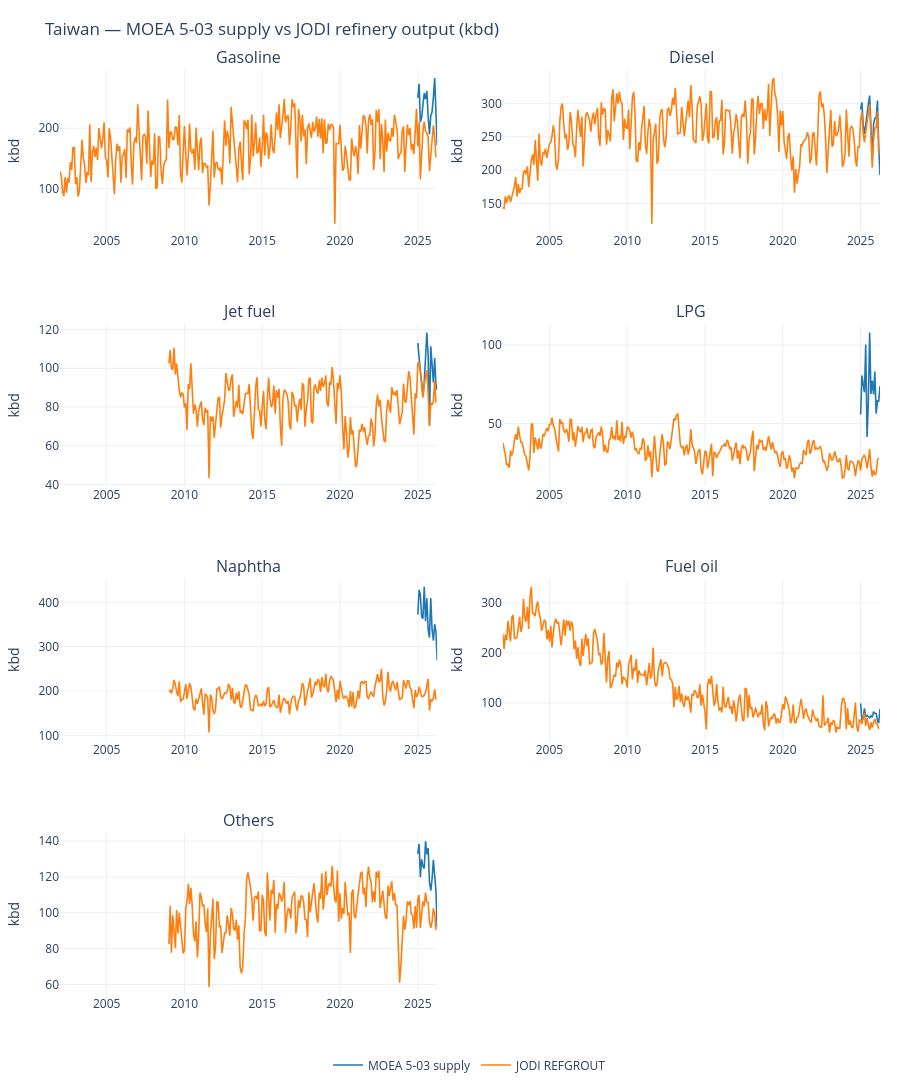
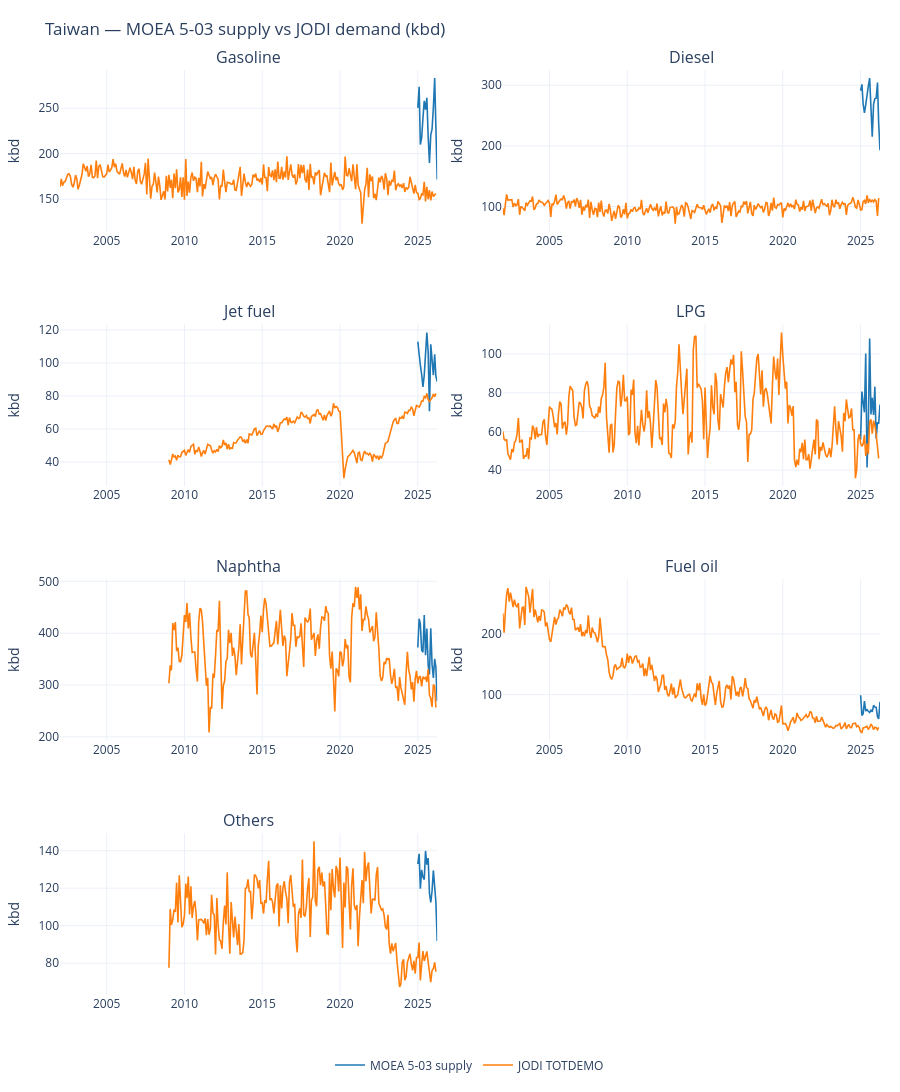
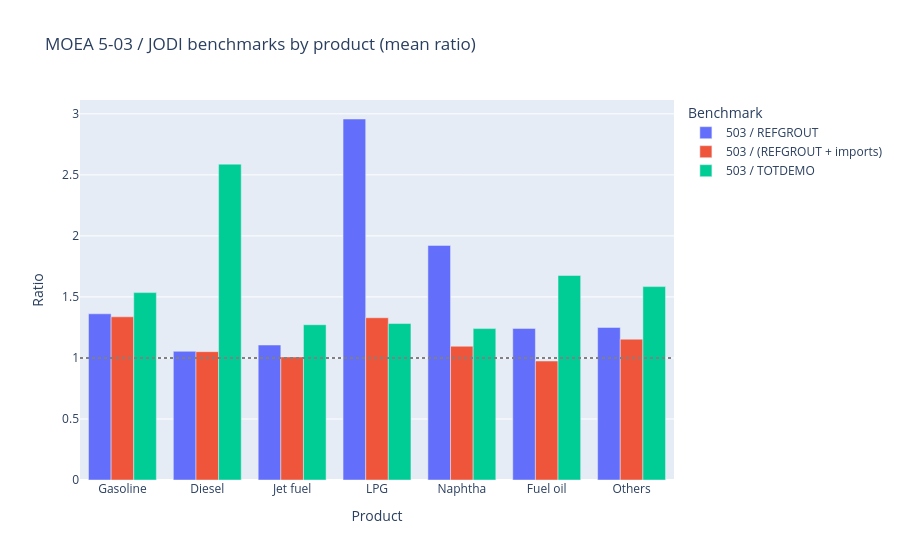

The code cell stored with these charts, in order, in its notebook:
### Markdown cell above
## 1c. MOEA 5-03 supply vs JODI (supply & demand, kbd)

Compare MOEA Table **5-03** product supply to JODI on the same seven product buckets as section 7:

- **REFGROUT** — refinery output (supply-side)
- **REFGROUT + TOTIMPSB** — refinery output plus imports
- **TOTDEMO** — product demand (same flow as section 7)

Supply should sit above demand for most products; ratios near 1.0 on the demand benchmark highlight where 5-03 is closer to a demand concept than to refinery output alone (e.g. jet).

### Code cell
JODI_PARQUET = PROJECT_ROOT / "data" / "processed" / "jodi" / "jodi_secondary.parquet"
PATH_503 = PROJECT_ROOT / "data" / "raw" / "taiwan" / "m_5-03石油產品供給與轉變(11504)_v113.xlsx"

if not PATH_503.exists():
    print(f"[skip] 5-03 workbook not found at {PATH_503}")
elif not JODI_PARQUET.exists():
    print(f"[skip] JODI parquet not found at {JODI_PARQUET}")
    print("       Run: python scripts/update_jodi.py")
else:
    def _supply_to_kbd(partial: pd.DataFrame) -> pd.DataFrame:
        d = partial.copy()
        d["product_kind"] = d["product_native"].map(UNITS_KIND)
        d["value_kbd"] = convert_series(
            d["value"], MOEA_UNIT_NATIVE, "kbd",
            product_kind=d["product_kind"], date=d["date"],
        )
        return d

    x503 = _supply_to_kbd(parse_moea_supply_workbook(PATH_503))
    x503 = x503[~x503["is_provisional"]]

    supply_panels = []
    for key, spec in JODI_COMPARE_SERIES.items():
        sl = x503[x503["product_native"].isin(spec.natives)]
        if sl.empty:
            continue
        sl = (
            sl.groupby("date", as_index=False)["value_kbd"]
            .sum()
            .assign(panel=spec.panel)
        )
        supply_panels.append(sl)
    supply_panel = pd.concat(supply_panels, ignore_index=True)

    jodi = pd.read_parquet(JODI_PARQUET)
    jodi["date"] = pd.to_datetime(jodi["date"])
    jodi_codes = {spec.jodi_energy_product for spec in JODI_COMPARE_SERIES.values()}
    jodi_lookup = {spec.jodi_energy_product: spec.panel for spec in JODI_COMPARE_SERIES.values()}

    def _jodi_flow_panel(flow: str) -> pd.DataFrame:
        sub = jodi[
            (jodi["ref_area"] == "TW")
            & (jodi["flow_breakdown"] == flow)
            & (jodi["unit_measure"] == "KBD")
            & (jodi["energy_product"].isin(jodi_codes))
        ].copy()
        sub["panel"] = sub["energy_product"].map(jodi_lookup)
        sub["value_kbd"] = sub["obs_value"]
        return sub

    jodi_ref = _jodi_flow_panel("REFGROUT")
    jodi_imp = _jodi_flow_panel("TOTIMPSB")
    jodi_demo = _jodi_flow_panel("TOTDEMO")

    panels = [p for p in JODI_COMPARE_PANEL_ORDER if p in set(supply_panel["panel"])]

    fig_supply = cross_source_comparison_chart(
        df_a=supply_panel,
        df_b=jodi_ref,
        products=panels,
        product_col_a="panel",
        product_col_b="panel",
        value_col_a="value_kbd",
        value_col_b="value_kbd",
        label_a="MOEA 5-03 supply",
        label_b="JODI REFGROUT",
        title="Taiwan — MOEA 5-03 supply vs JODI refinery output (kbd)",
        units_label="kbd",
    )
    fig_supply.show()

    fig_demand = cross_source_comparison_chart(
        df_a=supply_panel,
        df_b=jodi_demo,
        products=panels,
        product_col_a="panel",
        product_col_b="panel",
        value_col_a="value_kbd",
        value_col_b="value_kbd",
        label_a="MOEA 5-03 supply",
        label_b="JODI TOTDEMO",
        title="Taiwan — MOEA 5-03 supply vs JODI demand (kbd)",
        units_label="kbd",
    )
    fig_demand.show()

    keys = ["date", "panel"]
    cmp = (
        supply_panel.rename(columns={"value_kbd": "moea_503"})
        .merge(jodi_ref[keys + ["value_kbd"]].rename(columns={"value_kbd": "jodi_refgrout"}), on=keys, how="inner")
        .merge(jodi_imp[keys + ["value_kbd"]].rename(columns={"value_kbd": "jodi_imports"}), on=keys, how="left")
        .merge(jodi_demo[keys + ["value_kbd"]].rename(columns={"value_kbd": "jodi_totdemo"}), on=keys, how="left")
    )
    cmp["jodi_ref_plus_imp"] = cmp["jodi_refgrout"] + cmp["jodi_imports"].fillna(0)

    summary = (
        cmp.groupby("panel", as_index=False)
        .agg(
            moea_503_mean=("moea_503", "mean"),
            jodi_refgrout_mean=("jodi_refgrout", "mean"),
            jodi_ref_plus_imp_mean=("jodi_ref_plus_imp", "mean"),
            jodi_totdemo_mean=("jodi_totdemo", "mean"),
        )
    )
    summary["503_over_refgrout"] = summary["moea_503_mean"] / summary["jodi_refgrout_mean"]
    summary["503_over_ref_imp"] = summary["moea_503_mean"] / summary["jodi_ref_plus_imp_mean"]
    summary["503_over_totdemo"] = summary["moea_503_mean"] / summary["jodi_totdemo_mean"]
    _panel_order = {p: i for i, p in enumerate(JODI_COMPARE_PANEL_ORDER)}
    summary = summary.sort_values("panel", key=lambda s: s.map(_panel_order))

    print("Mean kbd over overlapping months — MOEA 5-03 vs JODI supply- and demand-side flows:")
    display(summary.round(2))

    ratio_long = summary.melt(
        id_vars="panel",
        value_vars=["503_over_refgrout", "503_over_ref_imp", "503_over_totdemo"],
        var_name="benchmark",
        value_name="ratio",
    ).assign(
        benchmark=lambda d: d["benchmark"].map({
            "503_over_refgrout": "503 / REFGROUT",
            "503_over_ref_imp": "503 / (REFGROUT + imports)",
            "503_over_totdemo": "503 / TOTDEMO",
        })
    )
    fig_ratio = px.bar(
        ratio_long,
        x="panel",
        y="ratio",
        color="benchmark",
        barmode="group",
        category_orders={"panel": panels},
        title="MOEA 5-03 / JODI benchmarks by product (mean ratio)",
        labels={"ratio": "Ratio", "panel": "Product", "benchmark": "Benchmark"},
    )
    fig_ratio.add_hline(y=1.0, line_dash="dot", line_color="gray")
    fig_ratio.show()

### Figure 1 — Plotly figure (JSON) as saved in the notebook; plotly's stock layout.template omitted (floating-point values rounded to 4 significant figures; data arrays with more than 128 entries replaced by an {"elided": "..."} marker saying what was removed)
{"data": [{"hovertemplate": "<b>Gasoline — MOEA 5-03 supply</b><br>%{x|%Y-%m}: %{y:,.1f} kbd<extra></extra>", "legendgroup": "MOEA 5-03 supply", "line": {"color": "#1f77b4", "width": 1.6}, "mode": "lines", "name": "MOEA 5-03 supply", "showlegend": true, "type": "scatter", "x": ["2025-01-01T00:00:00.000000000", "2025-02-01T00:00:00.000000000", "2025-03-01T00:00:00.000000000", "2025-04-01T00:00:00.000000000", "2025-05-01T00:00:00.000000000", "2025-06-01T00:00:00.000000000", "2025-07-01T00:00:00.000000000", "2025-08-01T00:00:00.000000000", "2025-09-01T00:00:00.000000000", "2025-10-01T00:00:00.000000000", "2025-11-01T00:00:00.000000000", "2025-12-01T00:00:00.000000000", "2026-01-01T00:00:00.000000000", "2026-02-01T00:00:00.000000000", "2026-03-01T00:00:00.000000000", "2026-04-01T00:00:00.000000000"], "xaxis": "x", "y": [250.4, 273.6, 210.1, 217.4, 238.6, 258.1, 248.3, 261.4, 218.9, 190.0, 220.7, 226.9, 250.7, 283.1, 229.0, 171.7], "yaxis": "y"}, {"hovertemplate": "<b>Gasoline — JODI REFGROUT</b><br>%{x|%Y-%m}: %{y:,.1f} kbd<extra></extra>", "legendgroup": "JODI REFGROUT", "line": {"color": "#ff7f0e", "width": 1.6}, "mode": "lines", "name": "JODI REFGROUT", "showlegend": true, "type": "scatter", "x": {"elided": "291 str values"}, "xaxis": "x", "y": {"elided": "291 float values"}, "yaxis": "y"}, {"hovertemplate": "<b>Diesel — MOEA 5-03 supply</b><br>%{x|%Y-%m}: %{y:,.1f} kbd<extra></extra>", "legendgroup": "MOEA 5-03 supply", "line": {"color": "#1f77b4", "width": 1.6}, "mode": "lines", "name": "MOEA 5-03 supply", "showlegend": false, "type": "scatter", "x": ["2025-01-01T00:00:00.000000000", "2025-02-01T00:00:00.000000000", "2025-03-01T00:00:00.000000000", "2025-04-01T00:00:00.000000000", "2025-05-01T00:00:00.000000000", "2025-06-01T00:00:00.000000000", "2025-07-01T00:00:00.000000000", "2025-08-01T00:00:00.000000000", "2025-09-01T00:00:00.000000000", "2025-10-01T00:00:00.000000000", "2025-11-01T00:00:00.000000000", "2025-12-01T00:00:00.000000000", "2026-01-01T00:00:00.000000000", "2026-02-01T00:00:00.000000000", "2026-03-01T00:00:00.000000000", "2026-04-01T00:00:00.000000000"], "xaxis": "x2", "y": [291.1, 301.3, 269.0, 254.3, 268.2, 288.5, 298.6, 311.7, 261.6, 215.2, 268.8, 277.5, 278.5, 304.2, 237.1, 192.6], "yaxis": "y2"}, {"hovertemplate": "<b>Diesel — JODI REFGROUT</b><br>%{x|%Y-%m}: %{y:,.1f} kbd<extra></extra>", "legendgroup": "JODI REFGROUT", "line": {"color": "#ff7f0e", "width": 1.6}, "mode": "lines", "name": "JODI REFGROUT", "showlegend": false, "type": "scatter", "x": {"elided": "291 str values"}, "xaxis": "x2", "y": {"elided": "291 float values"}, "yaxis": "y2"}, {"hovertemplate": "<b>Jet fuel — MOEA 5-03 supply</b><br>%{x|%Y-%m}: %{y:,.1f} kbd<extra></extra>", "legendgroup": "MOEA 5-03 supply", "line": {"color": "#1f77b4", "width": 1.6}, "mode": "lines", "name": "MOEA 5-03 supply", "showlegend": false, "type": "scatter", "x": ["2025-01-01T00:00:00.000000000", "2025-02-01T00:00:00.000000000", "2025-03-01T00:00:00.000000000", "2025-04-01T00:00:00.000000000", "2025-05-01T00:00:00.000000000", "2025-06-01T00:00:00.000000000", "2025-07-01T00:00:00.000000000", "2025-08-01T00:00:00.000000000", "2025-09-01T00:00:00.000000000", "2025-10-01T00:00:00.000000000", "2025-11-01T00:00:00.000000000", "2025-12-01T00:00:00.000000000", "2026-01-01T00:00:00.000000000", "2026-02-01T00:00:00.000000000", "2026-03-01T00:00:00.000000000", "2026-04-01T00:00:00.000000000"], "xaxis": "x3", "y": [113.0, 103.5, 98.81, 93.03, 85.44, 92.67, 103.6, 118.5, 106.6, 70.82, 111.4, 99.98, 92.63, 105.3, 91.99, 88.78], "yaxis": "y3"}, {"hovertemplate": "<b>Jet fuel — JODI REFGROUT</b><br>%{x|%Y-%m}: %{y:,.1f} kbd<extra></extra>", "legendgroup": "JODI REFGROUT", "line": {"color": "#ff7f0e", "width": 1.6}, "mode": "lines", "name": "JODI REFGROUT", "showlegend": false, "type": "scatter", "x": {"elided": "291 str values"}, "xaxis": "x3", "y": {"elided": "291 float values"}, "yaxis": "y3"}, {"hovertemplate": "<b>LPG — MOEA 5-03 supply</b><br>%{x|%Y-%m}: %{y:,.1f} kbd<extra></extra>", "legendgroup": "MOEA 5-03 supply", "line": {"color": "#1f77b4", "width": 1.6}, "mode": "lines", "name": "MOEA 5-03 supply", "showlegend": false, "type": "scatter", "x": ["2025-01-01T00:00:00.000000000", "2025-02-01T00:00:00.000000000", "2025-03-01T00:00:00.000000000", "2025-04-01T00:00:00.000000000", "2025-05-01T00:00:00.000000000", "2025-06-01T00:00:00.000000000", "2025-07-01T00:00:00.000000000", "2025-08-01T00:00:00.000000000", "2025-09-01T00:00:00.000000000", "2025-10-01T00:00:00.000000000", "2025-11-01T00:00:00.000000000", "2025-12-01T00:00:00.000000000", "2026-01-01T00:00:00.000000000", "2026-02-01T00:00:00.000000000", "2026-03-01T00:00:00.000000000", "2026-04-01T00:00:00.000000000"], "xaxis": "x4", "y": [55.78, 80.64, 75.11, 69.9, 100.3, 41.39, 63.0, 108.0, 68.79, 77.43, 68.58, 83.16, 56.28, 64.76, 64.0, 73.9], "yaxis": "y4"}, {"hovertemplate": "<b>LPG — JODI REFGROUT</b><br>%{x|%Y-%m}: %{y:,.1f} kbd<extra></extra>", "legendgroup": "JODI REFGROUT", "line": {"color": "#ff7f0e", "width": 1.6}, "mode": "lines", "name": "JODI REFGROUT", "showlegend": false, "type": "scatter", "x": {"elided": "291 str values"}, "xaxis": "x4", "y": {"elided": "291 float values"}, "yaxis": "y4"}, {"hovertemplate": "<b>Naphtha — MOEA 5-03 supply</b><br>%{x|%Y-%m}: %{y:,.1f} kbd<extra></extra>", "legendgroup": "MOEA 5-03 supply", "line": {"color": "#1f77b4", "width": 1.6}, "mode": "lines", "name": "MOEA 5-03 supply", "showlegend": false, "type": "scatter", "x": ["2025-01-01T00:00:00.000000000", "2025-02-01T00:00:00.000000000", "2025-03-01T00:00:00.000000000", "2025-04-01T00:00:00.000000000", "2025-05-01T00:00:00.000000000", "2025-06-01T00:00:00.000000000", "2025-07-01T00:00:00.000000000", "2025-08-01T00:00:00.000000000", "2025-09-01T00:00:00.000000000", "2025-10-01T00:00:00.000000000", "2025-11-01T00:00:00.000000000", "2025-12-01T00:00:00.000000000", "2026-01-01T00:00:00.000000000", "2026-02-01T00:00:00.000000000", "2026-03-01T00:00:00.000000000", "2026-04-01T00:00:00.000000000"], "xaxis": "x5", "y": [372.3, 428.0, 418.0, 367.3, 363.2, 434.9, 357.4, 408.9, 338.2, 320.5, 409.7, 339.8, 313.7, 350.7, 334.3, 269.0], "yaxis": "y5"}, {"hovertemplate": "<b>Naphtha — JODI REFGROUT</b><br>%{x|%Y-%m}: %{y:,.1f} kbd<extra></extra>", "legendgroup": "JODI REFGROUT", "line": {"color": "#ff7f0e", "width": 1.6}, "mode": "lines", "name": "JODI REFGROUT", "showlegend": false, "type": "scatter", "x": {"elided": "291 str values"}, "xaxis": "x5", "y": {"elided": "291 float values"}, "yaxis": "y5"}, {"hovertemplate": "<b>Fuel oil — MOEA 5-03 supply</b><br>%{x|%Y-%m}: %{y:,.1f} kbd<extra></extra>", "legendgroup": "MOEA 5-03 supply", "line": {"color": "#1f77b4", "width": 1.6}, "mode": "lines", "name": "MOEA 5-03 supply", "showlegend": false, "type": "scatter", "x": ["2025-01-01T00:00:00.000000000", "2025-02-01T00:00:00.000000000", "2025-03-01T00:00:00.000000000", "2025-04-01T00:00:00.000000000", "2025-05-01T00:00:00.000000000", "2025-06-01T00:00:00.000000000", "2025-07-01T00:00:00.000000000", "2025-08-01T00:00:00.000000000", "2025-09-01T00:00:00.000000000", "2025-10-01T00:00:00.000000000", "2025-11-01T00:00:00.000000000", "2025-12-01T00:00:00.000000000", "2026-01-01T00:00:00.000000000", "2026-02-01T00:00:00.000000000", "2026-03-01T00:00:00.000000000", "2026-04-01T00:00:00.000000000"], "xaxis": "x6", "y": [98.97, 65.56, 68.6, 89.25, 72.95, 75.23, 72.63, 70.48, 74.31, 71.69, 82.43, 79.53, 79.04, 63.71, 60.13, 88.15], "yaxis": "y6"}, {"hovertemplate": "<b>Fuel oil — JODI REFGROUT</b><br>%{x|%Y-%m}: %{y:,.1f} kbd<extra></extra>", "legendgroup": "JODI REFGROUT", "line": {"color": "#ff7f0e", "width": 1.6}, "mode": "lines", "name": "JODI REFGROUT", "showlegend": false, "type": "scatter", "x": {"elided": "291 str values"}, "xaxis": "x6", "y": {"elided": "291 float values"}, "yaxis": "y6"}, {"hovertemplate": "<b>Others — MOEA 5-03 supply</b><br>%{x|%Y-%m}: %{y:,.1f} kbd<extra></extra>", "legendgroup": "MOEA 5-03 supply", "line": {"color": "#1f77b4", "width": 1.6}, "mode": "lines", "name": "MOEA 5-03 supply", "showlegend": false, "type": "scatter", "x": ["2025-01-01T00:00:00.000000000", "2025-02-01T00:00:00.000000000", "2025-03-01T00:00:00.000000000", "2025-04-01T00:00:00.000000000", "2025-05-01T00:00:00.000000000", "2025-06-01T00:00:00.000000000", "2025-07-01T00:00:00.000000000", "2025-08-01T00:00:00.000000000", "2025-09-01T00:00:00.000000000", "2025-10-01T00:00:00.000000000", "2025-11-01T00:00:00.000000000", "2025-12-01T00:00:00.000000000", "2026-01-01T00:00:00.000000000", "2026-02-01T00:00:00.000000000", "2026-03-01T00:00:00.000000000", "2026-04-01T00:00:00.000000000"], "xaxis": "x7", "y": [132.9, 138.4, 119.8, 129.8, 125.9, 124.6, 139.9, 132.6, 136.1, 117.3, 112.4, 118.6, 129.5, 122.5, 112.8, 91.77], "yaxis": "y7"}, {"hovertemplate": "<b>Others — JODI REFGROUT</b><br>%{x|%Y-%m}: %{y:,.1f} kbd<extra></extra>", "legendgroup": "JODI REFGROUT", "line": {"color": "#ff7f0e", "width": 1.6}, "mode": "lines", "name": "JODI REFGROUT", "showlegend": false, "type": "scatter", "x": {"elided": "291 str values"}, "xaxis": "x7", "y": {"elided": "291 float values"}, "yaxis": "y7"}], "layout": {"annotations": [{"font": {"size": 16}, "showarrow": false, "text": "Gasoline", "x": 0.23, "xanchor": "center", "xref": "paper", "y": 1, "yanchor": "bottom", "yref": "paper"}, {"font": {"size": 16}, "showarrow": false, "text": "Diesel", "x": 0.77, "xanchor": "center", "xref": "paper", "y": 1, "yanchor": "bottom", "yref": "paper"}, {"font": {"size": 16}, "showarrow": false, "text": "Jet fuel", "x": 0.23, "xanchor": "center", "xref": "paper", "y": 0.725, "yanchor": "bottom", "yref": "paper"}, {"font": {"size": 16}, "showarrow": false, "text": "LPG", "x": 0.77, "xanchor": "center", "xref": "paper", "y": 0.725, "yanchor": "bottom", "yref": "paper"}, {"font": {"size": 16}, "showarrow": false, "text": "Naphtha", "x": 0.23, "xanchor": "center", "xref": "paper", "y": 0.45, "yanchor": "bottom", "yref": "paper"}, {"font": {"size": 16}, "showarrow": false, "text": "Fuel oil", "x": 0.77, "xanchor": "center", "xref": "paper", "y": 0.45, "yanchor": "bottom", "yref": "paper"}, {"font": {"size": 16}, "showarrow": false, "text": "Others", "x": 0.23, "xanchor": "center", "xref": "paper", "y": 0.175, "yanchor": "bottom", "yref": "paper"}], "height": 1120, "hovermode": "x unified", "legend": {"orientation": "h", "x": 0.5, "xanchor": "center", "y": -0.06, "yanchor": "top"}, "margin": {"b": 60, "l": 60, "r": 20, "t": 70}, "title": {"text": "Taiwan — MOEA 5-03 supply vs JODI refinery output (kbd)"}, "xaxis": {"anchor": "y", "domain": [0, 0.46]}, "xaxis2": {"anchor": "y2", "domain": [0.54, 1]}, "xaxis3": {"anchor": "y3", "domain": [0, 0.46]}, "xaxis4": {"anchor": "y4", "domain": [0.54, 1]}, "xaxis5": {"anchor": "y5", "domain": [0, 0.46]}, "xaxis6": {"anchor": "y6", "domain": [0.54, 1]}, "xaxis7": {"anchor": "y7", "domain": [0, 0.46]}, "xaxis8": {"anchor": "y8", "domain": [0.54, 1]}, "yaxis": {"anchor": "x", "domain": [0.825, 1], "title": {"text": "kbd"}}, "yaxis2": {"anchor": "x2", "domain": [0.825, 1], "title": {"text": "kbd"}}, "yaxis3": {"anchor": "x3", "domain": [0.55, 0.725], "title": {"text": "kbd"}}, "yaxis4": {"anchor": "x4", "domain": [0.55, 0.725], "title": {"text": "kbd"}}, "yaxis5": {"anchor": "x5", "domain": [0.275, 0.45], "title": {"text": "kbd"}}, "yaxis6": {"anchor": "x6", "domain": [0.275, 0.45], "title": {"text": "kbd"}}, "yaxis7": {"anchor": "x7", "domain": [0, 0.175], "title": {"text": "kbd"}}, "yaxis8": {"anchor": "x8", "domain": [0, 0.175], "title": {"text": "kbd"}}}}

### Figure 2 — Plotly figure (JSON) as saved in the notebook; plotly's stock layout.template omitted (floating-point values rounded to 4 significant figures; data arrays with more than 128 entries replaced by an {"elided": "..."} marker saying what was removed)
{"data": [{"hovertemplate": "<b>Gasoline — MOEA 5-03 supply</b><br>%{x|%Y-%m}: %{y:,.1f} kbd<extra></extra>", "legendgroup": "MOEA 5-03 supply", "line": {"color": "#1f77b4", "width": 1.6}, "mode": "lines", "name": "MOEA 5-03 supply", "showlegend": true, "type": "scatter", "x": ["2025-01-01T00:00:00.000000000", "2025-02-01T00:00:00.000000000", "2025-03-01T00:00:00.000000000", "2025-04-01T00:00:00.000000000", "2025-05-01T00:00:00.000000000", "2025-06-01T00:00:00.000000000", "2025-07-01T00:00:00.000000000", "2025-08-01T00:00:00.000000000", "2025-09-01T00:00:00.000000000", "2025-10-01T00:00:00.000000000", "2025-11-01T00:00:00.000000000", "2025-12-01T00:00:00.000000000", "2026-01-01T00:00:00.000000000", "2026-02-01T00:00:00.000000000", "2026-03-01T00:00:00.000000000", "2026-04-01T00:00:00.000000000"], "xaxis": "x", "y": [250.4, 273.6, 210.1, 217.4, 238.6, 258.1, 248.3, 261.4, 218.9, 190.0, 220.7, 226.9, 250.7, 283.1, 229.0, 171.7], "yaxis": "y"}, {"hovertemplate": "<b>Gasoline — JODI TOTDEMO</b><br>%{x|%Y-%m}: %{y:,.1f} kbd<extra></extra>", "legendgroup": "JODI TOTDEMO", "line": {"color": "#ff7f0e", "width": 1.6}, "mode": "lines", "name": "JODI TOTDEMO", "showlegend": true, "type": "scatter", "x": {"elided": "291 str values"}, "xaxis": "x", "y": {"elided": "291 float values"}, "yaxis": "y"}, {"hovertemplate": "<b>Diesel — MOEA 5-03 supply</b><br>%{x|%Y-%m}: %{y:,.1f} kbd<extra></extra>", "legendgroup": "MOEA 5-03 supply", "line": {"color": "#1f77b4", "width": 1.6}, "mode": "lines", "name": "MOEA 5-03 supply", "showlegend": false, "type": "scatter", "x": ["2025-01-01T00:00:00.000000000", "2025-02-01T00:00:00.000000000", "2025-03-01T00:00:00.000000000", "2025-04-01T00:00:00.000000000", "2025-05-01T00:00:00.000000000", "2025-06-01T00:00:00.000000000", "2025-07-01T00:00:00.000000000", "2025-08-01T00:00:00.000000000", "2025-09-01T00:00:00.000000000", "2025-10-01T00:00:00.000000000", "2025-11-01T00:00:00.000000000", "2025-12-01T00:00:00.000000000", "2026-01-01T00:00:00.000000000", "2026-02-01T00:00:00.000000000", "2026-03-01T00:00:00.000000000", "2026-04-01T00:00:00.000000000"], "xaxis": "x2", "y": [291.1, 301.3, 269.0, 254.3, 268.2, 288.5, 298.6, 311.7, 261.6, 215.2, 268.8, 277.5, 278.5, 304.2, 237.1, 192.6], "yaxis": "y2"}, {"hovertemplate": "<b>Diesel — JODI TOTDEMO</b><br>%{x|%Y-%m}: %{y:,.1f} kbd<extra></extra>", "legendgroup": "JODI TOTDEMO", "line": {"color": "#ff7f0e", "width": 1.6}, "mode": "lines", "name": "JODI TOTDEMO", "showlegend": false, "type": "scatter", "x": {"elided": "291 str values"}, "xaxis": "x2", "y": {"elided": "291 float values"}, "yaxis": "y2"}, {"hovertemplate": "<b>Jet fuel — MOEA 5-03 supply</b><br>%{x|%Y-%m}: %{y:,.1f} kbd<extra></extra>", "legendgroup": "MOEA 5-03 supply", "line": {"color": "#1f77b4", "width": 1.6}, "mode": "lines", "name": "MOEA 5-03 supply", "showlegend": false, "type": "scatter", "x": ["2025-01-01T00:00:00.000000000", "2025-02-01T00:00:00.000000000", "2025-03-01T00:00:00.000000000", "2025-04-01T00:00:00.000000000", "2025-05-01T00:00:00.000000000", "2025-06-01T00:00:00.000000000", "2025-07-01T00:00:00.000000000", "2025-08-01T00:00:00.000000000", "2025-09-01T00:00:00.000000000", "2025-10-01T00:00:00.000000000", "2025-11-01T00:00:00.000000000", "2025-12-01T00:00:00.000000000", "2026-01-01T00:00:00.000000000", "2026-02-01T00:00:00.000000000", "2026-03-01T00:00:00.000000000", "2026-04-01T00:00:00.000000000"], "xaxis": "x3", "y": [113.0, 103.5, 98.81, 93.03, 85.44, 92.67, 103.6, 118.5, 106.6, 70.82, 111.4, 99.98, 92.63, 105.3, 91.99, 88.78], "yaxis": "y3"}, {"hovertemplate": "<b>Jet fuel — JODI TOTDEMO</b><br>%{x|%Y-%m}: %{y:,.1f} kbd<extra></extra>", "legendgroup": "JODI TOTDEMO", "line": {"color": "#ff7f0e", "width": 1.6}, "mode": "lines", "name": "JODI TOTDEMO", "showlegend": false, "type": "scatter", "x": {"elided": "291 str values"}, "xaxis": "x3", "y": {"elided": "291 float values"}, "yaxis": "y3"}, {"hovertemplate": "<b>LPG — MOEA 5-03 supply</b><br>%{x|%Y-%m}: %{y:,.1f} kbd<extra></extra>", "legendgroup": "MOEA 5-03 supply", "line": {"color": "#1f77b4", "width": 1.6}, "mode": "lines", "name": "MOEA 5-03 supply", "showlegend": false, "type": "scatter", "x": ["2025-01-01T00:00:00.000000000", "2025-02-01T00:00:00.000000000", "2025-03-01T00:00:00.000000000", "2025-04-01T00:00:00.000000000", "2025-05-01T00:00:00.000000000", "2025-06-01T00:00:00.000000000", "2025-07-01T00:00:00.000000000", "2025-08-01T00:00:00.000000000", "2025-09-01T00:00:00.000000000", "2025-10-01T00:00:00.000000000", "2025-11-01T00:00:00.000000000", "2025-12-01T00:00:00.000000000", "2026-01-01T00:00:00.000000000", "2026-02-01T00:00:00.000000000", "2026-03-01T00:00:00.000000000", "2026-04-01T00:00:00.000000000"], "xaxis": "x4", "y": [55.78, 80.64, 75.11, 69.9, 100.3, 41.39, 63.0, 108.0, 68.79, 77.43, 68.58, 83.16, 56.28, 64.76, 64.0, 73.9], "yaxis": "y4"}, {"hovertemplate": "<b>LPG — JODI TOTDEMO</b><br>%{x|%Y-%m}: %{y:,.1f} kbd<extra></extra>", "legendgroup": "JODI TOTDEMO", "line": {"color": "#ff7f0e", "width": 1.6}, "mode": "lines", "name": "JODI TOTDEMO", "showlegend": false, "type": "scatter", "x": {"elided": "291 str values"}, "xaxis": "x4", "y": {"elided": "291 float values"}, "yaxis": "y4"}, {"hovertemplate": "<b>Naphtha — MOEA 5-03 supply</b><br>%{x|%Y-%m}: %{y:,.1f} kbd<extra></extra>", "legendgroup": "MOEA 5-03 supply", "line": {"color": "#1f77b4", "width": 1.6}, "mode": "lines", "name": "MOEA 5-03 supply", "showlegend": false, "type": "scatter", "x": ["2025-01-01T00:00:00.000000000", "2025-02-01T00:00:00.000000000", "2025-03-01T00:00:00.000000000", "2025-04-01T00:00:00.000000000", "2025-05-01T00:00:00.000000000", "2025-06-01T00:00:00.000000000", "2025-07-01T00:00:00.000000000", "2025-08-01T00:00:00.000000000", "2025-09-01T00:00:00.000000000", "2025-10-01T00:00:00.000000000", "2025-11-01T00:00:00.000000000", "2025-12-01T00:00:00.000000000", "2026-01-01T00:00:00.000000000", "2026-02-01T00:00:00.000000000", "2026-03-01T00:00:00.000000000", "2026-04-01T00:00:00.000000000"], "xaxis": "x5", "y": [372.3, 428.0, 418.0, 367.3, 363.2, 434.9, 357.4, 408.9, 338.2, 320.5, 409.7, 339.8, 313.7, 350.7, 334.3, 269.0], "yaxis": "y5"}, {"hovertemplate": "<b>Naphtha — JODI TOTDEMO</b><br>%{x|%Y-%m}: %{y:,.1f} kbd<extra></extra>", "legendgroup": "JODI TOTDEMO", "line": {"color": "#ff7f0e", "width": 1.6}, "mode": "lines", "name": "JODI TOTDEMO", "showlegend": false, "type": "scatter", "x": {"elided": "291 str values"}, "xaxis": "x5", "y": {"elided": "291 float values"}, "yaxis": "y5"}, {"hovertemplate": "<b>Fuel oil — MOEA 5-03 supply</b><br>%{x|%Y-%m}: %{y:,.1f} kbd<extra></extra>", "legendgroup": "MOEA 5-03 supply", "line": {"color": "#1f77b4", "width": 1.6}, "mode": "lines", "name": "MOEA 5-03 supply", "showlegend": false, "type": "scatter", "x": ["2025-01-01T00:00:00.000000000", "2025-02-01T00:00:00.000000000", "2025-03-01T00:00:00.000000000", "2025-04-01T00:00:00.000000000", "2025-05-01T00:00:00.000000000", "2025-06-01T00:00:00.000000000", "2025-07-01T00:00:00.000000000", "2025-08-01T00:00:00.000000000", "2025-09-01T00:00:00.000000000", "2025-10-01T00:00:00.000000000", "2025-11-01T00:00:00.000000000", "2025-12-01T00:00:00.000000000", "2026-01-01T00:00:00.000000000", "2026-02-01T00:00:00.000000000", "2026-03-01T00:00:00.000000000", "2026-04-01T00:00:00.000000000"], "xaxis": "x6", "y": [98.97, 65.56, 68.6, 89.25, 72.95, 75.23, 72.63, 70.48, 74.31, 71.69, 82.43, 79.53, 79.04, 63.71, 60.13, 88.15], "yaxis": "y6"}, {"hovertemplate": "<b>Fuel oil — JODI TOTDEMO</b><br>%{x|%Y-%m}: %{y:,.1f} kbd<extra></extra>", "legendgroup": "JODI TOTDEMO", "line": {"color": "#ff7f0e", "width": 1.6}, "mode": "lines", "name": "JODI TOTDEMO", "showlegend": false, "type": "scatter", "x": {"elided": "291 str values"}, "xaxis": "x6", "y": {"elided": "291 float values"}, "yaxis": "y6"}, {"hovertemplate": "<b>Others — MOEA 5-03 supply</b><br>%{x|%Y-%m}: %{y:,.1f} kbd<extra></extra>", "legendgroup": "MOEA 5-03 supply", "line": {"color": "#1f77b4", "width": 1.6}, "mode": "lines", "name": "MOEA 5-03 supply", "showlegend": false, "type": "scatter", "x": ["2025-01-01T00:00:00.000000000", "2025-02-01T00:00:00.000000000", "2025-03-01T00:00:00.000000000", "2025-04-01T00:00:00.000000000", "2025-05-01T00:00:00.000000000", "2025-06-01T00:00:00.000000000", "2025-07-01T00:00:00.000000000", "2025-08-01T00:00:00.000000000", "2025-09-01T00:00:00.000000000", "2025-10-01T00:00:00.000000000", "2025-11-01T00:00:00.000000000", "2025-12-01T00:00:00.000000000", "2026-01-01T00:00:00.000000000", "2026-02-01T00:00:00.000000000", "2026-03-01T00:00:00.000000000", "2026-04-01T00:00:00.000000000"], "xaxis": "x7", "y": [132.9, 138.4, 119.8, 129.8, 125.9, 124.6, 139.9, 132.6, 136.1, 117.3, 112.4, 118.6, 129.5, 122.5, 112.8, 91.77], "yaxis": "y7"}, {"hovertemplate": "<b>Others — JODI TOTDEMO</b><br>%{x|%Y-%m}: %{y:,.1f} kbd<extra></extra>", "legendgroup": "JODI TOTDEMO", "line": {"color": "#ff7f0e", "width": 1.6}, "mode": "lines", "name": "JODI TOTDEMO", "showlegend": false, "type": "scatter", "x": {"elided": "291 str values"}, "xaxis": "x7", "y": {"elided": "291 float values"}, "yaxis": "y7"}], "layout": {"annotations": [{"font": {"size": 16}, "showarrow": false, "text": "Gasoline", "x": 0.23, "xanchor": "center", "xref": "paper", "y": 1, "yanchor": "bottom", "yref": "paper"}, {"font": {"size": 16}, "showarrow": false, "text": "Diesel", "x": 0.77, "xanchor": "center", "xref": "paper", "y": 1, "yanchor": "bottom", "yref": "paper"}, {"font": {"size": 16}, "showarrow": false, "text": "Jet fuel", "x": 0.23, "xanchor": "center", "xref": "paper", "y": 0.725, "yanchor": "bottom", "yref": "paper"}, {"font": {"size": 16}, "showarrow": false, "text": "LPG", "x": 0.77, "xanchor": "center", "xref": "paper", "y": 0.725, "yanchor": "bottom", "yref": "paper"}, {"font": {"size": 16}, "showarrow": false, "text": "Naphtha", "x": 0.23, "xanchor": "center", "xref": "paper", "y": 0.45, "yanchor": "bottom", "yref": "paper"}, {"font": {"size": 16}, "showarrow": false, "text": "Fuel oil", "x": 0.77, "xanchor": "center", "xref": "paper", "y": 0.45, "yanchor": "bottom", "yref": "paper"}, {"font": {"size": 16}, "showarrow": false, "text": "Others", "x": 0.23, "xanchor": "center", "xref": "paper", "y": 0.175, "yanchor": "bottom", "yref": "paper"}], "height": 1120, "hovermode": "x unified", "legend": {"orientation": "h", "x": 0.5, "xanchor": "center", "y": -0.06, "yanchor": "top"}, "margin": {"b": 60, "l": 60, "r": 20, "t": 70}, "title": {"text": "Taiwan — MOEA 5-03 supply vs JODI demand (kbd)"}, "xaxis": {"anchor": "y", "domain": [0, 0.46]}, "xaxis2": {"anchor": "y2", "domain": [0.54, 1]}, "xaxis3": {"anchor": "y3", "domain": [0, 0.46]}, "xaxis4": {"anchor": "y4", "domain": [0.54, 1]}, "xaxis5": {"anchor": "y5", "domain": [0, 0.46]}, "xaxis6": {"anchor": "y6", "domain": [0.54, 1]}, "xaxis7": {"anchor": "y7", "domain": [0, 0.46]}, "xaxis8": {"anchor": "y8", "domain": [0.54, 1]}, "yaxis": {"anchor": "x", "domain": [0.825, 1], "title": {"text": "kbd"}}, "yaxis2": {"anchor": "x2", "domain": [0.825, 1], "title": {"text": "kbd"}}, "yaxis3": {"anchor": "x3", "domain": [0.55, 0.725], "title": {"text": "kbd"}}, "yaxis4": {"anchor": "x4", "domain": [0.55, 0.725], "title": {"text": "kbd"}}, "yaxis5": {"anchor": "x5", "domain": [0.275, 0.45], "title": {"text": "kbd"}}, "yaxis6": {"anchor": "x6", "domain": [0.275, 0.45], "title": {"text": "kbd"}}, "yaxis7": {"anchor": "x7", "domain": [0, 0.175], "title": {"text": "kbd"}}, "yaxis8": {"anchor": "x8", "domain": [0, 0.175], "title": {"text": "kbd"}}}}

### Figure 3 — Plotly figure (JSON) as saved in the notebook; plotly's stock layout.template omitted (floating-point values rounded to 4 significant figures)
{"data": [{"alignmentgroup": "True", "hovertemplate": "Benchmark=503 / REFGROUT<br>Product=%{x}<br>Ratio=%{y}<extra></extra>", "legendgroup": "503 / REFGROUT", "marker": {"color": "#636efa", "pattern": {"shape": ""}}, "name": "503 / REFGROUT", "offsetgroup": "503 / REFGROUT", "orientation": "v", "showlegend": true, "textposition": "auto", "type": "bar", "x": ["Gasoline", "Diesel", "Jet fuel", "LPG", "Naphtha", "Fuel oil", "Others"], "xaxis": "x", "y": [1.362, 1.054, 1.106, 2.958, 1.922, 1.242, 1.25], "yaxis": "y"}, {"alignmentgroup": "True", "hovertemplate": "Benchmark=503 / (REFGROUT + imports)<br>Product=%{x}<br>Ratio=%{y}<extra></extra>", "legendgroup": "503 / (REFGROUT + imports)", "marker": {"color": "#EF553B", "pattern": {"shape": ""}}, "name": "503 / (REFGROUT + imports)", "offsetgroup": "503 / (REFGROUT + imports)", "orientation": "v", "showlegend": true, "textposition": "auto", "type": "bar", "x": ["Gasoline", "Diesel", "Jet fuel", "LPG", "Naphtha", "Fuel oil", "Others"], "xaxis": "x", "y": [1.337, 1.052, 1.009, 1.329, 1.096, 0.9748, 1.154], "yaxis": "y"}, {"alignmentgroup": "True", "hovertemplate": "Benchmark=503 / TOTDEMO<br>Product=%{x}<br>Ratio=%{y}<extra></extra>", "legendgroup": "503 / TOTDEMO", "marker": {"color": "#00cc96", "pattern": {"shape": ""}}, "name": "503 / TOTDEMO", "offsetgroup": "503 / TOTDEMO", "orientation": "v", "showlegend": true, "textposition": "auto", "type": "bar", "x": ["Gasoline", "Diesel", "Jet fuel", "LPG", "Naphtha", "Fuel oil", "Others"], "xaxis": "x", "y": [1.535, 2.588, 1.272, 1.282, 1.24, 1.676, 1.584], "yaxis": "y"}], "layout": {"barmode": "group", "legend": {"title": {"text": "Benchmark"}, "tracegroupgap": 0}, "shapes": [{"line": {"color": "gray", "dash": "dot"}, "type": "line", "x0": 0, "x1": 1, "xref": "x domain", "y0": 1, "y1": 1, "yref": "y"}], "title": {"text": "MOEA 5-03 / JODI benchmarks by product (mean ratio)"}, "xaxis": {"anchor": "y", "categoryarray": ["Gasoline", "Diesel", "Jet fuel", "LPG", "Naphtha", "Fuel oil", "Others"], "categoryorder": "array", "domain": [0, 1], "title": {"text": "Product"}}, "yaxis": {"anchor": "x", "domain": [0, 1], "title": {"text": "Ratio"}}}}
